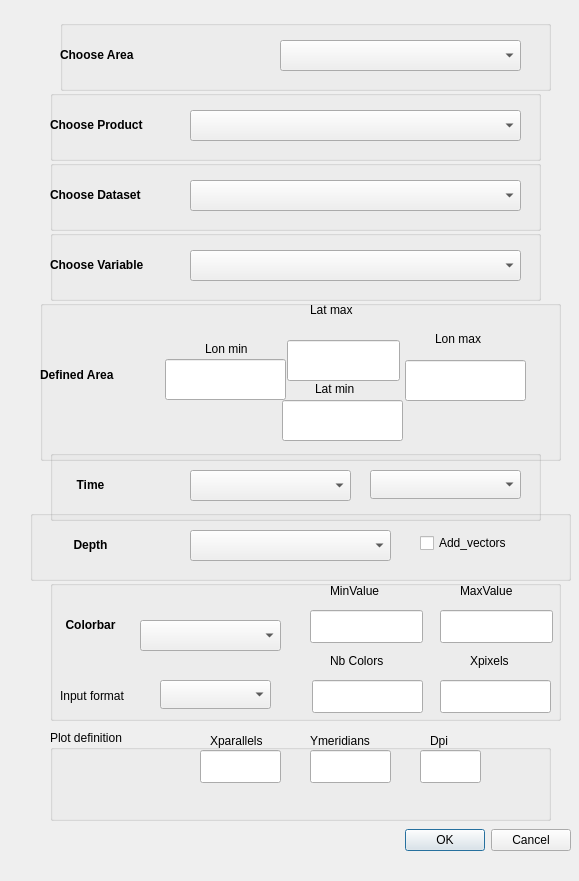
<?xml version="1.0" encoding="UTF-8"?>
<ui version="4.0">
 <class>Dialog</class>
 <widget class="QDialog" name="Dialog">
  <property name="geometry">
   <rect>
    <x>0</x>
    <y>0</y>
    <width>579</width>
    <height>881</height>
   </rect>
  </property>
  <property name="windowTitle">
   <string>Dialog</string>
  </property>
  <widget class="QDialogButtonBox" name="buttonBox">
   <property name="geometry">
    <rect>
     <x>230</x>
     <y>820</y>
     <width>341</width>
     <height>41</height>
    </rect>
   </property>
   <property name="orientation">
    <enum>Qt::Horizontal</enum>
   </property>
   <property name="standardButtons">
    <set>QDialogButtonBox::Cancel|QDialogButtonBox::Ok</set>
   </property>
  </widget>
  <widget class="QGroupBox" name="groupBox">
   <property name="geometry">
    <rect>
     <x>60</x>
     <y>20</y>
     <width>491</width>
     <height>71</height>
    </rect>
   </property>
   <property name="title">
    <string/>
   </property>
   <widget class="QComboBox" name="comboBox">
    <property name="geometry">
     <rect>
      <x>220</x>
      <y>20</y>
      <width>241</width>
      <height>31</height>
     </rect>
    </property>
   </widget>
   <widget class="QLabel" name="label">
    <property name="geometry">
     <rect>
      <x>0</x>
      <y>20</y>
      <width>101</width>
      <height>31</height>
     </rect>
    </property>
    <property name="text">
     <string>&lt;html&gt;&lt;head/&gt;&lt;body&gt;&lt;p&gt;&lt;span style=&quot; font-weight:600;&quot;&gt;Choose Area &lt;/span&gt;&lt;/p&gt;&lt;/body&gt;&lt;/html&gt;</string>
    </property>
   </widget>
  </widget>
  <widget class="QGroupBox" name="groupBox_2">
   <property name="geometry">
    <rect>
     <x>50</x>
     <y>90</y>
     <width>491</width>
     <height>71</height>
    </rect>
   </property>
   <property name="title">
    <string/>
   </property>
   <widget class="QComboBox" name="comboBox_2">
    <property name="geometry">
     <rect>
      <x>140</x>
      <y>20</y>
      <width>331</width>
      <height>31</height>
     </rect>
    </property>
   </widget>
   <widget class="QLabel" name="label_2">
    <property name="geometry">
     <rect>
      <x>0</x>
      <y>20</y>
      <width>111</width>
      <height>31</height>
     </rect>
    </property>
    <property name="text">
     <string>&lt;html&gt;&lt;head/&gt;&lt;body&gt;&lt;p&gt;&lt;span style=&quot; font-weight:600;&quot;&gt;Choose Product&lt;/span&gt;&lt;/p&gt;&lt;/body&gt;&lt;/html&gt;</string>
    </property>
   </widget>
  </widget>
  <widget class="QGroupBox" name="groupBox_3">
   <property name="geometry">
    <rect>
     <x>50</x>
     <y>160</y>
     <width>491</width>
     <height>71</height>
    </rect>
   </property>
   <property name="title">
    <string/>
   </property>
   <widget class="QComboBox" name="comboBox_3">
    <property name="geometry">
     <rect>
      <x>140</x>
      <y>20</y>
      <width>331</width>
      <height>31</height>
     </rect>
    </property>
   </widget>
   <widget class="QLabel" name="label_3">
    <property name="geometry">
     <rect>
      <x>0</x>
      <y>20</y>
      <width>111</width>
      <height>31</height>
     </rect>
    </property>
    <property name="text">
     <string>&lt;html&gt;&lt;head/&gt;&lt;body&gt;&lt;p&gt;&lt;span style=&quot; font-weight:600;&quot;&gt;Choose Dataset&lt;/span&gt;&lt;/p&gt;&lt;/body&gt;&lt;/html&gt;</string>
    </property>
   </widget>
  </widget>
  <widget class="QGroupBox" name="groupBox_4">
   <property name="geometry">
    <rect>
     <x>50</x>
     <y>230</y>
     <width>491</width>
     <height>71</height>
    </rect>
   </property>
   <property name="title">
    <string/>
   </property>
   <widget class="QComboBox" name="comboBox_4">
    <property name="geometry">
     <rect>
      <x>140</x>
      <y>20</y>
      <width>331</width>
      <height>31</height>
     </rect>
    </property>
   </widget>
   <widget class="QLabel" name="label_4">
    <property name="geometry">
     <rect>
      <x>0</x>
      <y>20</y>
      <width>121</width>
      <height>31</height>
     </rect>
    </property>
    <property name="text">
     <string>&lt;html&gt;&lt;head/&gt;&lt;body&gt;&lt;p&gt;&lt;span style=&quot; font-weight:600;&quot;&gt;Choose Variable&lt;/span&gt;&lt;/p&gt;&lt;/body&gt;&lt;/html&gt;</string>
    </property>
   </widget>
  </widget>
  <widget class="QGroupBox" name="groupBox_5">
   <property name="geometry">
    <rect>
     <x>40</x>
     <y>300</y>
     <width>521</width>
     <height>161</height>
    </rect>
   </property>
   <property name="title">
    <string/>
   </property>
   <widget class="QLabel" name="label_5">
    <property name="geometry">
     <rect>
      <x>0</x>
      <y>60</y>
      <width>101</width>
      <height>31</height>
     </rect>
    </property>
    <property name="text">
     <string>&lt;html&gt;&lt;head/&gt;&lt;body&gt;&lt;p&gt;&lt;span style=&quot; font-weight:600;&quot;&gt;Defined Area&lt;/span&gt;&lt;/p&gt;&lt;/body&gt;&lt;/html&gt;</string>
    </property>
   </widget>
   <widget class="QLineEdit" name="lineEdit">
    <property name="geometry">
     <rect>
      <x>125</x>
      <y>59</y>
      <width>121</width>
      <height>41</height>
     </rect>
    </property>
   </widget>
   <widget class="QLineEdit" name="lineEdit_2">
    <property name="geometry">
     <rect>
      <x>365</x>
      <y>60</y>
      <width>121</width>
      <height>41</height>
     </rect>
    </property>
   </widget>
   <widget class="QLineEdit" name="lineEdit_3">
    <property name="geometry">
     <rect>
      <x>247</x>
      <y>40</y>
      <width>113</width>
      <height>41</height>
     </rect>
    </property>
   </widget>
   <widget class="QLineEdit" name="lineEdit_4">
    <property name="geometry">
     <rect>
      <x>242</x>
      <y>100</y>
      <width>121</width>
      <height>41</height>
     </rect>
    </property>
   </widget>
   <widget class="QLabel" name="label_6">
    <property name="geometry">
     <rect>
      <x>165</x>
      <y>38</y>
      <width>71</width>
      <height>21</height>
     </rect>
    </property>
    <property name="text">
     <string>Lon min</string>
    </property>
   </widget>
   <widget class="QLabel" name="label_7">
    <property name="geometry">
     <rect>
      <x>395</x>
      <y>28</y>
      <width>66</width>
      <height>21</height>
     </rect>
    </property>
    <property name="text">
     <string>Lon max</string>
    </property>
   </widget>
   <widget class="QLabel" name="label_8">
    <property name="geometry">
     <rect>
      <x>275</x>
      <y>78</y>
      <width>66</width>
      <height>21</height>
     </rect>
    </property>
    <property name="text">
     <string>Lat min</string>
    </property>
   </widget>
   <widget class="QLabel" name="label_9">
    <property name="geometry">
     <rect>
      <x>270</x>
      <y>-1</y>
      <width>66</width>
      <height>21</height>
     </rect>
    </property>
    <property name="text">
     <string>Lat max</string>
    </property>
   </widget>
  </widget>
  <widget class="QGroupBox" name="groupBox_6">
   <property name="geometry">
    <rect>
     <x>50</x>
     <y>450</y>
     <width>491</width>
     <height>71</height>
    </rect>
   </property>
   <property name="title">
    <string/>
   </property>
   <widget class="QComboBox" name="comboBox_5">
    <property name="geometry">
     <rect>
      <x>140</x>
      <y>20</y>
      <width>161</width>
      <height>31</height>
     </rect>
    </property>
   </widget>
   <widget class="QLabel" name="label_10">
    <property name="geometry">
     <rect>
      <x>-20</x>
      <y>20</y>
      <width>121</width>
      <height>31</height>
     </rect>
    </property>
    <property name="text">
     <string>&lt;html&gt;&lt;head/&gt;&lt;body&gt;&lt;p align=&quot;center&quot;&gt;&lt;span style=&quot; font-weight:600;&quot;&gt;Time&lt;/span&gt;&lt;/p&gt;&lt;/body&gt;&lt;/html&gt;</string>
    </property>
   </widget>
   <widget class="QComboBox" name="comboBox_6">
    <property name="geometry">
     <rect>
      <x>320</x>
      <y>20</y>
      <width>151</width>
      <height>29</height>
     </rect>
    </property>
   </widget>
  </widget>
  <widget class="QGroupBox" name="groupBox_7">
   <property name="geometry">
    <rect>
     <x>30</x>
     <y>510</y>
     <width>541</width>
     <height>71</height>
    </rect>
   </property>
   <property name="title">
    <string/>
   </property>
   <widget class="QComboBox" name="comboBox_7">
    <property name="geometry">
     <rect>
      <x>160</x>
      <y>20</y>
      <width>201</width>
      <height>31</height>
     </rect>
    </property>
   </widget>
   <widget class="QLabel" name="label_11">
    <property name="geometry">
     <rect>
      <x>0</x>
      <y>20</y>
      <width>121</width>
      <height>31</height>
     </rect>
    </property>
    <property name="text">
     <string>&lt;html&gt;&lt;head/&gt;&lt;body&gt;&lt;p align=&quot;center&quot;&gt;&lt;span style=&quot; font-weight:600;&quot;&gt;Depth&lt;/span&gt;&lt;/p&gt;&lt;/body&gt;&lt;/html&gt;</string>
    </property>
   </widget>
   <widget class="QCheckBox" name="checkBox">
    <property name="geometry">
     <rect>
      <x>390</x>
      <y>20</y>
      <width>111</width>
      <height>26</height>
     </rect>
    </property>
    <property name="text">
     <string>Add_vectors</string>
    </property>
   </widget>
  </widget>
  <widget class="QGroupBox" name="groupBox_8">
   <property name="geometry">
    <rect>
     <x>50</x>
     <y>580</y>
     <width>511</width>
     <height>141</height>
    </rect>
   </property>
   <property name="title">
    <string/>
   </property>
   <widget class="QComboBox" name="comboBox_8">
    <property name="geometry">
     <rect>
      <x>90</x>
      <y>40</y>
      <width>141</width>
      <height>31</height>
     </rect>
    </property>
   </widget>
   <widget class="QLabel" name="label_12">
    <property name="geometry">
     <rect>
      <x>-30</x>
      <y>30</y>
      <width>141</width>
      <height>31</height>
     </rect>
    </property>
    <property name="text">
     <string>&lt;html&gt;&lt;head/&gt;&lt;body&gt;&lt;p align=&quot;center&quot;&gt;&lt;span style=&quot; font-weight:600;&quot;&gt;Colorbar&lt;/span&gt;&lt;/p&gt;&lt;/body&gt;&lt;/html&gt;</string>
    </property>
   </widget>
   <widget class="QLineEdit" name="lineEdit_5">
    <property name="geometry">
     <rect>
      <x>260</x>
      <y>30</y>
      <width>113</width>
      <height>33</height>
     </rect>
    </property>
   </widget>
   <widget class="QLineEdit" name="lineEdit_6">
    <property name="geometry">
     <rect>
      <x>390</x>
      <y>30</y>
      <width>113</width>
      <height>33</height>
     </rect>
    </property>
   </widget>
   <widget class="QLineEdit" name="lineEdit_7">
    <property name="geometry">
     <rect>
      <x>262</x>
      <y>100</y>
      <width>111</width>
      <height>33</height>
     </rect>
    </property>
   </widget>
   <widget class="QLineEdit" name="lineEdit_8">
    <property name="geometry">
     <rect>
      <x>390</x>
      <y>100</y>
      <width>111</width>
      <height>33</height>
     </rect>
    </property>
   </widget>
   <widget class="QLabel" name="label_13">
    <property name="geometry">
     <rect>
      <x>280</x>
      <y>0</y>
      <width>66</width>
      <height>21</height>
     </rect>
    </property>
    <property name="text">
     <string>MinValue</string>
    </property>
   </widget>
   <widget class="QLabel" name="label_14">
    <property name="geometry">
     <rect>
      <x>410</x>
      <y>0</y>
      <width>66</width>
      <height>21</height>
     </rect>
    </property>
    <property name="text">
     <string>MaxValue</string>
    </property>
   </widget>
   <widget class="QLabel" name="label_15">
    <property name="geometry">
     <rect>
      <x>280</x>
      <y>70</y>
      <width>66</width>
      <height>21</height>
     </rect>
    </property>
    <property name="text">
     <string>Nb Colors</string>
    </property>
   </widget>
   <widget class="QLabel" name="label_16">
    <property name="geometry">
     <rect>
      <x>420</x>
      <y>70</y>
      <width>66</width>
      <height>21</height>
     </rect>
    </property>
    <property name="text">
     <string>Xpixels</string>
    </property>
   </widget>
   <widget class="QComboBox" name="comboBox_9">
    <property name="geometry">
     <rect>
      <x>110</x>
      <y>100</y>
      <width>111</width>
      <height>29</height>
     </rect>
    </property>
   </widget>
   <widget class="QLabel" name="label_17">
    <property name="geometry">
     <rect>
      <x>10</x>
      <y>100</y>
      <width>91</width>
      <height>31</height>
     </rect>
    </property>
    <property name="text">
     <string>Input format</string>
    </property>
   </widget>
  </widget>
  <widget class="QGroupBox" name="groupBox_9">
   <property name="geometry">
    <rect>
     <x>50</x>
     <y>730</y>
     <width>501</width>
     <height>91</height>
    </rect>
   </property>
   <property name="title">
    <string>Plot definition</string>
   </property>
   <widget class="QLineEdit" name="lineEdit_9">
    <property name="geometry">
     <rect>
      <x>150</x>
      <y>20</y>
      <width>81</width>
      <height>33</height>
     </rect>
    </property>
   </widget>
   <widget class="QLineEdit" name="lineEdit_10">
    <property name="geometry">
     <rect>
      <x>260</x>
      <y>20</y>
      <width>81</width>
      <height>33</height>
     </rect>
    </property>
   </widget>
   <widget class="QLineEdit" name="lineEdit_11">
    <property name="geometry">
     <rect>
      <x>370</x>
      <y>20</y>
      <width>61</width>
      <height>33</height>
     </rect>
    </property>
   </widget>
   <widget class="QLabel" name="label_20">
    <property name="geometry">
     <rect>
      <x>380</x>
      <y>0</y>
      <width>31</width>
      <height>21</height>
     </rect>
    </property>
    <property name="text">
     <string>Dpi</string>
    </property>
   </widget>
  </widget>
  <widget class="QLabel" name="label_18">
   <property name="geometry">
    <rect>
     <x>210</x>
     <y>730</y>
     <width>66</width>
     <height>21</height>
    </rect>
   </property>
   <property name="text">
    <string>Xparallels</string>
   </property>
  </widget>
  <widget class="QLabel" name="label_19">
   <property name="geometry">
    <rect>
     <x>310</x>
     <y>730</y>
     <width>71</width>
     <height>21</height>
    </rect>
   </property>
   <property name="text">
    <string>Ymeridians</string>
   </property>
  </widget>
 </widget>
 <resources/>
 <connections>
  <connection>
   <sender>buttonBox</sender>
   <signal>accepted()</signal>
   <receiver>Dialog</receiver>
   <slot>accept()</slot>
   <hints>
    <hint type="sourcelabel">
     <x>248</x>
     <y>254</y>
    </hint>
    <hint type="destinationlabel">
     <x>157</x>
     <y>274</y>
    </hint>
   </hints>
  </connection>
  <connection>
   <sender>buttonBox</sender>
   <signal>rejected()</signal>
   <receiver>Dialog</receiver>
   <slot>reject()</slot>
   <hints>
    <hint type="sourcelabel">
     <x>316</x>
     <y>260</y>
    </hint>
    <hint type="destinationlabel">
     <x>286</x>
     <y>274</y>
    </hint>
   </hints>
  </connection>
 </connections>
</ui>
